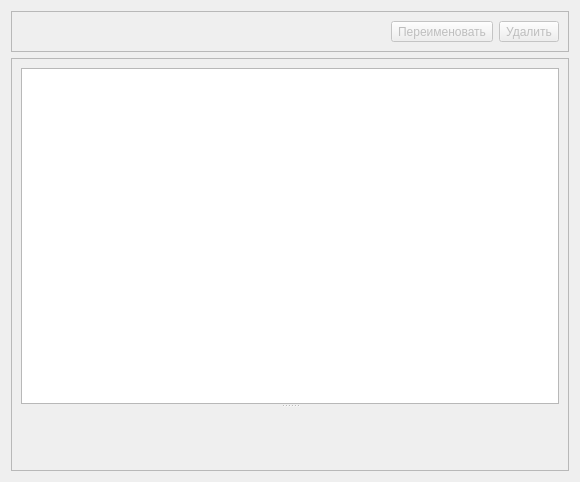
<?xml version="1.0" encoding="UTF-8"?>
<ui version="4.0">
 <class>DocumentsStorageViewverWidget</class>
 <widget class="QWidget" name="DocumentsStorageViewverWidget">
  <property name="geometry">
   <rect>
    <x>0</x>
    <y>0</y>
    <width>580</width>
    <height>482</height>
   </rect>
  </property>
  <property name="windowTitle">
   <string>Form</string>
  </property>
  <layout class="QVBoxLayout" name="verticalLayout">
   <item>
    <widget class="QFrame" name="frame_9">
     <property name="sizePolicy">
      <sizepolicy hsizetype="Preferred" vsizetype="Maximum">
       <horstretch>0</horstretch>
       <verstretch>0</verstretch>
      </sizepolicy>
     </property>
     <property name="frameShape">
      <enum>QFrame::StyledPanel</enum>
     </property>
     <property name="frameShadow">
      <enum>QFrame::Raised</enum>
     </property>
     <layout class="QHBoxLayout" name="horizontalLayout_4">
      <item>
       <spacer name="horizontalSpacer_6">
        <property name="orientation">
         <enum>Qt::Horizontal</enum>
        </property>
        <property name="sizeHint" stdset="0">
         <size>
          <width>242</width>
          <height>20</height>
         </size>
        </property>
       </spacer>
      </item>
      <item>
       <widget class="QToolButton" name="toolButton_3">
        <property name="enabled">
         <bool>false</bool>
        </property>
        <property name="text">
         <string>Переименовать</string>
        </property>
       </widget>
      </item>
      <item>
       <widget class="QToolButton" name="toolButton_4">
        <property name="enabled">
         <bool>false</bool>
        </property>
        <property name="text">
         <string>Удалить</string>
        </property>
       </widget>
      </item>
     </layout>
    </widget>
   </item>
   <item>
    <widget class="QFrame" name="frame">
     <property name="frameShape">
      <enum>QFrame::StyledPanel</enum>
     </property>
     <property name="frameShadow">
      <enum>QFrame::Raised</enum>
     </property>
     <layout class="QVBoxLayout" name="verticalLayout_2">
      <item>
       <widget class="QSplitter" name="splitter">
        <property name="orientation">
         <enum>Qt::Vertical</enum>
        </property>
        <widget class="QListView" name="listView"/>
        <widget class="DocumentViewerWidget" name="documentViewer" native="true"/>
       </widget>
      </item>
     </layout>
    </widget>
   </item>
  </layout>
 </widget>
 <customwidgets>
  <customwidget>
   <class>DocumentViewerWidget</class>
   <extends>QWidget</extends>
   <header>DocumentViewerWidget.h</header>
   <container>1</container>
  </customwidget>
 </customwidgets>
 <resources/>
 <connections/>
 <slots>
  <slot>documentSelected(QModelIndex)</slot>
 </slots>
</ui>
